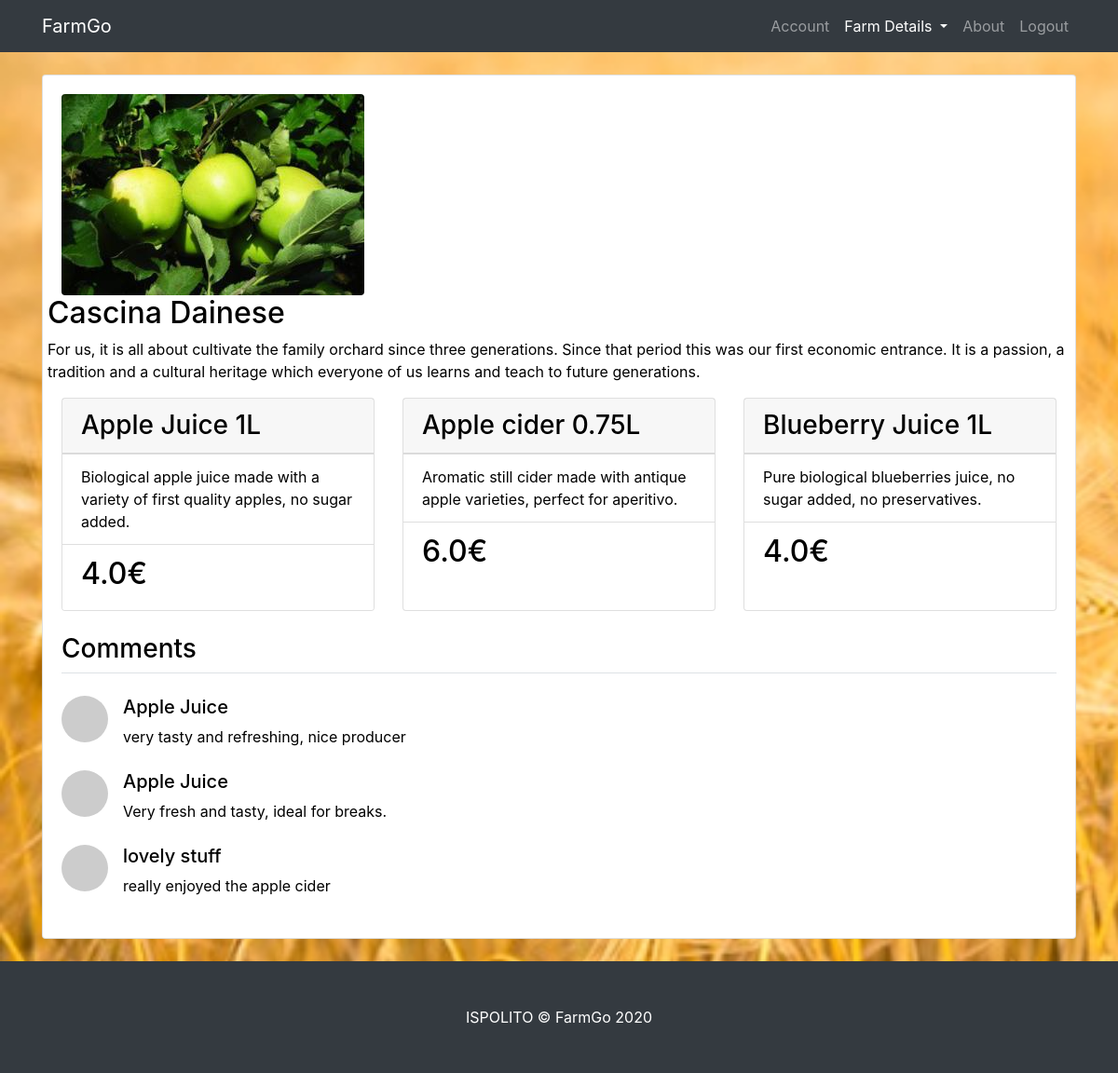
Before: /post/1 (signed in) with the older database file.
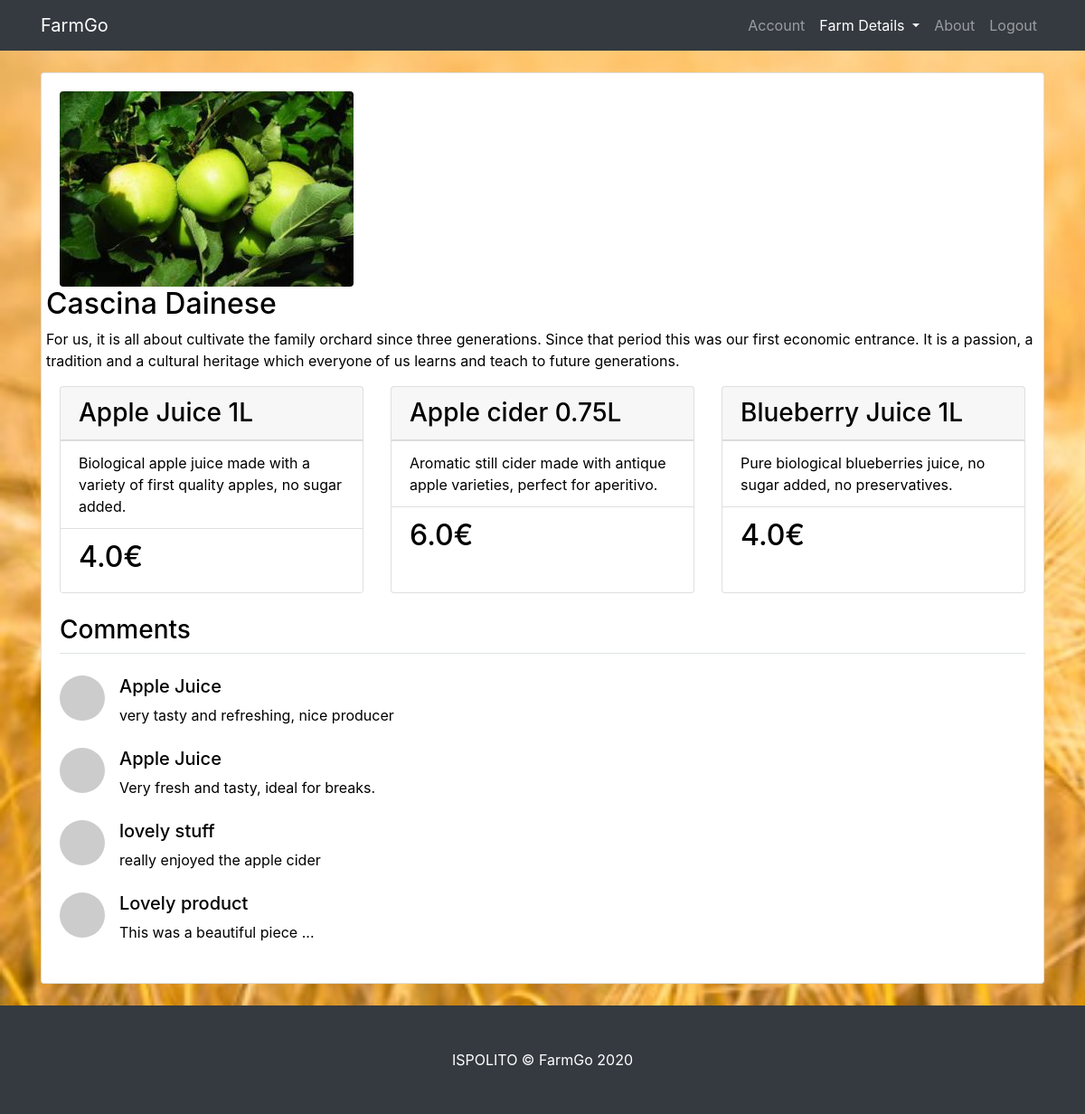
After: the same page with the newer database file.
### FlaskBlog/models.py (models this page shows, shortened)
class Post(db.Model):
    id = db.Column(db.Integer, primary_key=True)
    title = db.Column(db.String(100), nullable=False)
    date_posted = db.Column(db.DateTime, nullable=False, default=datetime.utcnow)
    image_farm_file = db.Column(db.String(20), nullable=False, default='farm_pic.jpg')
    content = db.Column(db.Text, nullable=False)
    user_id = db.Column(db.Integer, db.ForeignKey('user.id'), nullable=False)
    user_order_farms = db.relationship('PurchaseInfo', backref='farm_that_sold', lazy=True)
    user_order_comment_farms = db.relationship('Comments', backref='farm_got_commented', lazy=True)
    city = db.Column(db.String(20), nullable=False, default='Torino')

class ProductItem(db.Model):
    __tablename__ = 'products'
    id = db.Column(db.Integer, primary_key=True)
    name = db.Column(db.String(64), unique=False)
    descr = db.Column(db.Text, unique=True, nullable=True)
    price = db.Column(db.Float, nullable=False)
    user_id = db.Column(db.Integer, db.ForeignKey('user.id'), nullable=False)
    cartitems = db.relationship('PurchaseInfo', backref='product_name', lazy=True)

class Comments(db.Model):
    id = db.Column(db.Integer, primary_key=True)
    title_comment = db.Column(db.String(100), nullable=False)
    comment = db.Column(db.Text, nullable=False)
    user_id = db.Column(db.Integer, db.ForeignKey('user.id'), nullable=False)
    post_id = db.Column(db.Integer, db.ForeignKey('post.id'), nullable=False)

### FlaskBlog/routes.py (the view)
@app.route('/post/<int:post_id>')
@login_required
def post(post_id):
    post = Post.query.get_or_404(post_id)
    products = ProductItem.query.all()
    purchased = PurchaseInfo.query.filter_by(user_id=current_user.id, post_id=post.id)
    comments = Comments.query.filter_by(farm_got_commented=post)
    specific_products=[]
    for product in products:
        if product.user_id == post.user_id:
            specific_products.append(product)
    num = len(specific_products)
    num_range = range(num)
    return render_template('post.html', title=post.title, post=post,
                           specific_products=specific_products, purchased=purchased, comments=comments, num=num, num_range=num_range)

### FlaskBlog/models.py (called while the page is built)
@login_manager.user_loader
def load_user(id):
    return User.query.get(int(id))

### FlaskBlog/templates/post.html (shortened to what this page needs)
{% extends 'layout.html' %}
{% block content %}
    <div class="card mb-4">
          <div class="card-body">
            <div class="row">
              <div class="col-lg-6">
                <a href="#">
                  <img class="img-fluid rounded" src={{ url_for('static', filename='Pics/' + post.image_farm_file) }}>
                </a>
              </div>
                                {% if current_user.role == 'producer' %}
                                             <article class="media content-section">
                                                  <div class="media-body">
                                                    <h2 class="article-title">{{ post.title }}</h2>
                                                      <p class="article-content">{{ post.content }}</p>
                                                  </div>
                                            </article>
                             {% endif %}
            </div>
          <div class="row">
                            {% for product in specific_products %}
                            <div class="col-lg-4 mb-4">
                                <div class="card h-100">
                                <h3 class="card-header">{{ product.name }}</h3>
                                    <ul class="list-group list-group-flush">
                                        <li class="list-group-item">{{ product.descr }}</li>
                                        <li class="list-group-item"><h2>{{ product.price }}€</h2></li>
                                    </ul>
                                </div>
                            </div>
                            {% endfor %}
            </div>
              <legend class="border-bottom mb-4"><h3>Comments</h3></legend>
              {% for com in comments %}
                        <div class="media mb-4">
                          <img class="d-flex mr-3 rounded-circle" src="http://placehold.it/50x50" alt="">
                          <div class="media-body">
                            <h5 class="mt-0">{{ com.title_comment }}</h5>
                          {{ com.comment }}
                          </div>
                        </div>
              {% endfor %}
          </div>
    </div>
{% endblock content %}

### FlaskBlog/templates/layout.html (shortened to what this page needs)
<!DOCTYPE html>
<html lang="en">
<head>
<link href="{{ url_for('static',filename='vendor/bootstrap/css/bootstrap.min.css') }}" rel="stylesheet">
   <link href="{{ url_for('static',filename='css/modern-business.css') }}" rel="stylesheet">
</head>
<body>
  <nav class="navbar fixed-top navbar-expand-lg navbar-dark bg-dark fixed-top">
    <div class="container">
    {% if current_user.is_authenticated %}
          <a class="navbar-brand" href="{{ url_for('home') }}">FarmGo</a>
    {% else %}
         <a class="navbar-brand" href="{{ url_for('about') }}">FarmGo</a>
    {% endif %}
              <div class="navbar-nav">
                {% if current_user.is_authenticated %}
                    <a class="nav-item nav-link" href="{{ url_for('account') }}">Account</a>
                     {% if current_user.role == 'producer' %}
                         <li class="nav-item active dropdown">
                                <a class="nav-link dropdown-toggle" href="#" id="navbarDropdownBlog" data-toggle="dropdown" aria-haspopup="true" aria-expanded="false">
                                  Farm Details
                                </a>
                        </li>
                     {% endif %}
                    <a class="nav-item nav-link" href="{{ url_for('about') }}">About</a>
                    <a class="nav-item nav-link" href="{{ url_for('logout') }}">Logout</a>
                {% else %}
                    <a class="nav-item nav-link" href="{{ url_for('login') }}">Login</a>
                    <a class="nav-item nav-link" href="{{ url_for('registeruser') }}">Register as User</a>
                    <a class="nav-item nav-link" href="{{ url_for('registerproducer') }}">Register as Producer</a>
                {% endif %}
            </div>
    </div>
  </nav>
  <div class="container"  style="color:black;">
  <br>
      {% block content %}
      {% endblock content %}
  </div>
    {% if current_user.is_authenticated %}
  <footer class="py-5 bg-dark">
    <div class="container">
      <p class="m-0 text-center text-white">ISPOLITO &copy; FarmGo 2020</p>
    </div>
  </footer>
    {% endif %}
</body>
</html>

### FlaskBlog/static/css/modern-business.css (style rules this page uses)
body { padding-top: 56px; }

Changed rows visible on the page:
added Comments: title_comment "Lovely product", comment "This was a beautiful piece ..."
